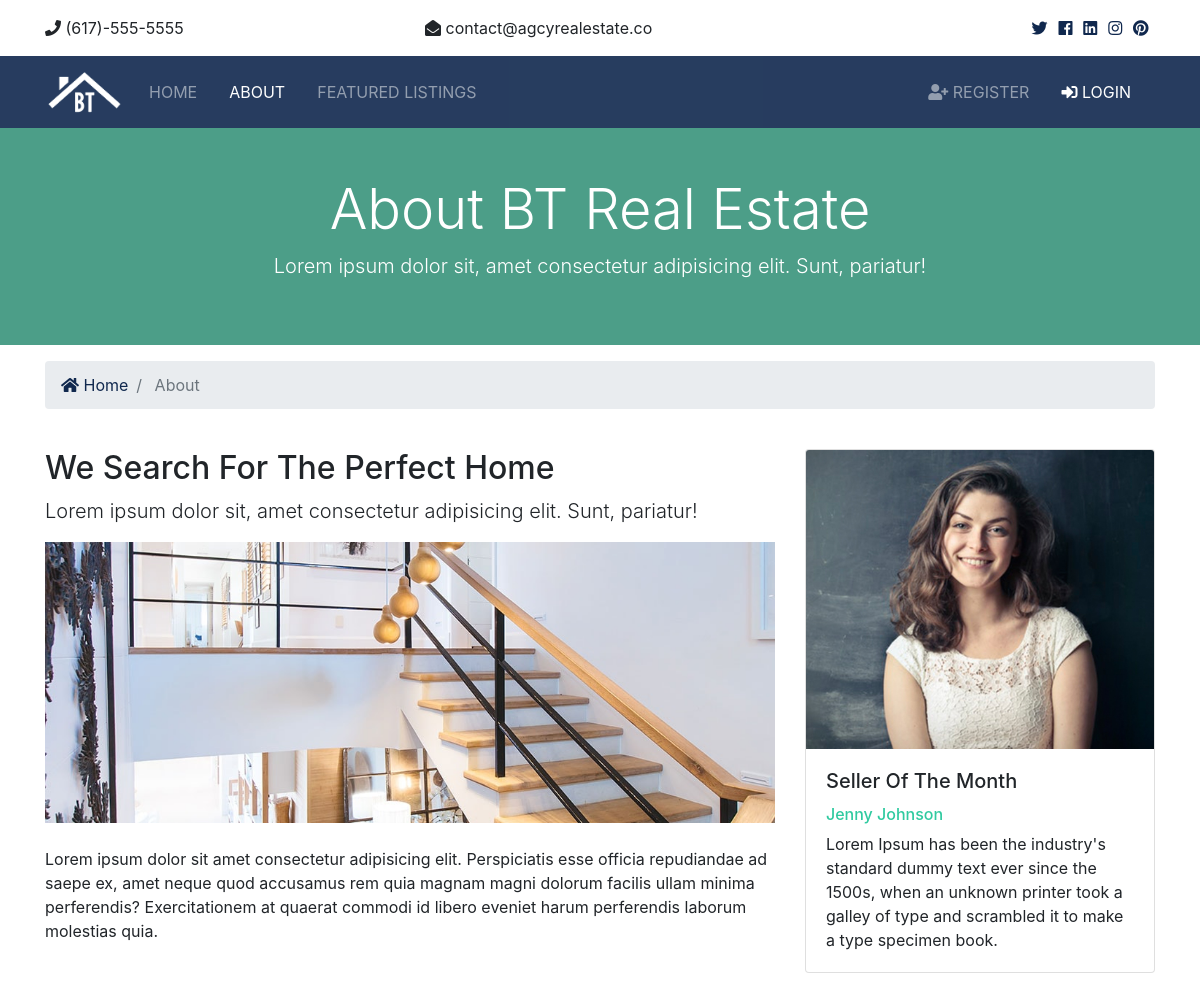
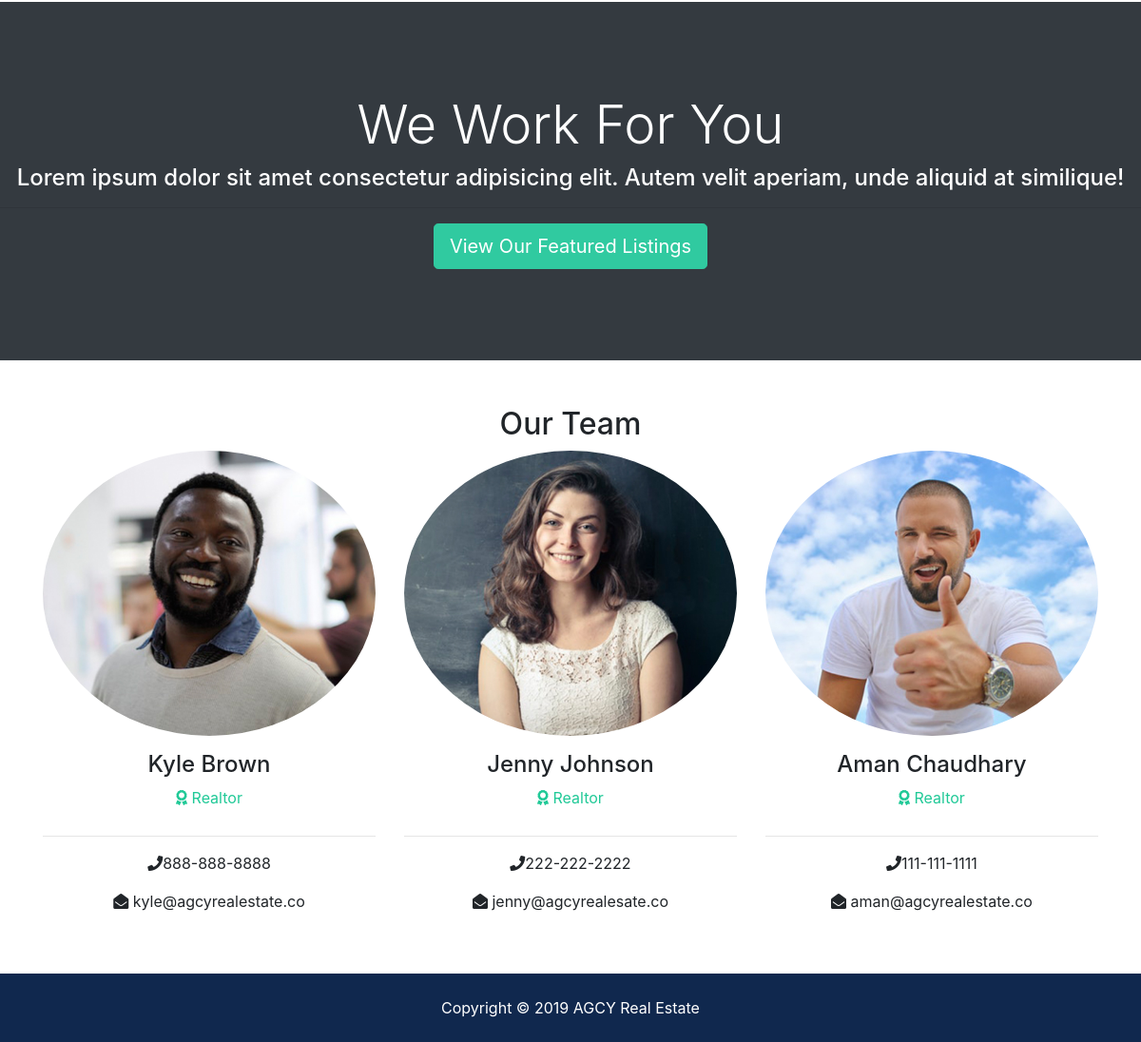
/about, run on the app's committed database (2 pictures, top to bottom).
### realtors/models.py (models this page shows, shortened)
class Realtor(models.Model):
	name = models.CharField(max_length=200)
	photo = models.ImageField(upload_to='photos/%Y/%m/%d')
	description = models.TextField(blank=True)
	phone = models.CharField(max_length=20)
	email = models.CharField(max_length=50)
	is_mvp = models.BooleanField(default=False)
	hire_date = models.DateTimeField(default=datetime.now)

### pages/views.py (the view)
# urls.py: path('about',views.about,name='about'),
def about(request):
	realtors = Realtor.objects.order_by('-hire_date')
	mvp_realtors = Realtor.objects.all().filter(is_mvp=1)
	context ={
		'realtors':realtors,
		'mvp_realtors':mvp_realtors
	}
	return render(request, 'pages/about.html',context)

### templates/pages/about.html (shortened to what this page needs)
{% extends 'base.html' %}
{% load static %}
{% block content %}
<section id="showcase-inner" class="py-5 text-white">
    <div class="container">
      <div class="row text-center">
        <div class="col-md-12">
          <h1 class="display-4">About BT Real Estate</h1>
          <p class="lead">Lorem ipsum dolor sit, amet consectetur adipisicing elit. Sunt, pariatur!</p>
        </div>
      </div>
    </div>
  </section>
  <section id="bc" class="mt-3">
    <div class="container">
      <nav aria-label="breadcrumb">
        <ol class="breadcrumb">
          <li class="breadcrumb-item">
            <a href="{% url 'index' %}">
              <i class="fas fa-home"></i> Home</a>
          </li>
          <li class="breadcrumb-item active"> About</li>
        </ol>
      </nav>
    </div>
  </section>
  <section id="about" class="py-4">
    <div class="container">
      <div class="row">
        <div class="col-md-8">
          <h2>We Search For The Perfect Home</h2>
          <p class="lead">Lorem ipsum dolor sit, amet consectetur adipisicing elit. Sunt, pariatur!</p>
          <img src="{% static 'img/about.jpg' %}" alt="">
          <p class="mt-4">Lorem ipsum dolor sit amet consectetur adipisicing elit. Perspiciatis esse officia repudiandae ad saepe ex, amet
            neque quod accusamus rem quia magnam magni dolorum facilis ullam minima perferendis? Exercitationem at quaerat
            commodi id libero eveniet harum perferendis laborum molestias quia.</p>
        </div>
        {% if mvp_realtors %}
          {% for realtor in mvp_realtors %}
          <div class="col-md-4">
            <div class="card">
              <img class="card-img-top" src="{{realtor.photo.url}}" alt="Seller of the month">
              <div class="card-body">
                <h5 class="card-title">Seller Of The Month</h5>
                <h6 class="text-secondary">{{realtor.name}}</h6>
                <p class="card-text">{{realtor.description}}</p>
              </div>
            </div>
          </div>
          {% endfor %}
        {% endif %}
      </div>
    </div>
  </section>
  <section id="work" class="bg-dark text-white text-center">
    <h2 class="display-4">We Work For You</h2>
    <h4>Lorem ipsum dolor sit amet consectetur adipisicing elit. Autem velit aperiam, unde aliquid at similique!</h4>
    <hr>
    <a href="{% url 'listings' %}" class="btn btn-secondary text-white btn-lg">View Our Featured Listings</a>
  </section>
  <section id="team" class="py-5">
    <div class="container">
      <h2 class="text-center">Our Team</h2>
      <div class="row text-center">
        {% if realtors %}
          {% for realtor in realtors %}
            <div class="col-md-4">
              <img src="{{realtor.photo.url}}" alt="" class="rounded-circle mb-3">
              <h4>{{realtor.name}}</h4>
              <p class="text-success">
                <i class="fas fa-award text-success mb-3"></i> Realtor</p>
              <hr>
              <p>
                <i class="fas fa-phone"></i>{{realtor.phone}}</p>
              <p>
                <i class="fas fa-envelope-open"></i> {{realtor.email}}</p>
            </div>
          {% endfor %}
        {% else %}
        <div class="col-md-12">
          <p>No realtor available</p>
        </div>
        {% endif %}
      </div>
    </div>
  </section>
{% endblock %}

### btre/static/css/all.css (style rules this page uses)
.fa, .fas, .far, .fal, .fab { -moz-osx-font-smoothing: grayscale; -webkit-font-smoothing: antialiased; display: inline-block; font-style: normal; font-variant: normal; text-rendering: auto; line-height: 1; }
.fa-award:before { content: "\f559"; }
.fa-envelope-open:before { content: "\f2b6"; }
.fa-home:before { content: "\f015"; }
.fa-phone:before { content: "\f095"; }
.fa, .fas { font-family: 'Font Awesome 5 Free'; font-weight: 900; }

### btre/static/css/style.css (style rules this page uses)
.btn-secondary { color: #fff !important; }
img { width: 100%; }
#showcase-inner { background: url(../img/building.jpg) no-repeat top center fixed/cover; position: relative; overflow: hidden; min-height: 200px; }
#showcase-inner::before { content: ''; position: absolute; top: 0; left: 0; min-height: 100%; width: 100%; background: rgba(32, 134, 107, 0.8); }
#work { padding: 6rem 0; }

### data on the page
Realtor: photo (picture), name "Jenny Johnson", description "Lorem Ipsum has been the industry's standard dummy text ever since the 1500s, when an unknown printer took a galley of type and scrambled it to make a type specimen book.", phone "222-222-2222", email "jenny@agcyrealesate.co"
Realtor: photo (picture), name "Kyle Brown", phone "888-888-8888", email "kyle@agcyrealestate.co"
Realtor: photo (picture), name "Aman Chaudhary", phone "111-111-1111", email "aman@agcyrealestate.co"
